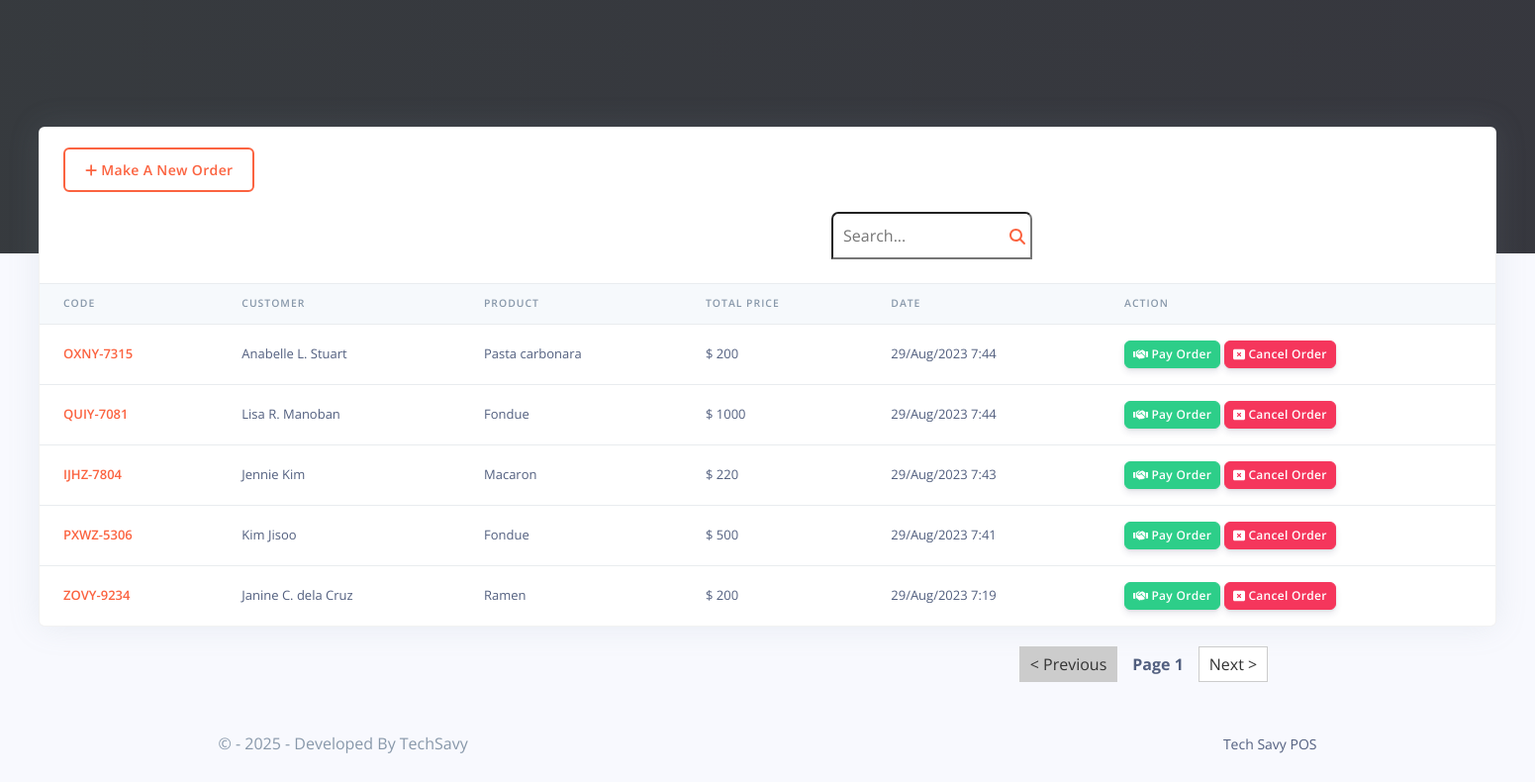
Page /admin/payments.php (signed in) on the committed database.
### tables this page shows
CREATE TABLE `rpos_orders` (
  `order_id` varchar(200) NOT NULL,
  `order_code` varchar(200) NOT NULL,
  `customer_id` varchar(200) NOT NULL,
  `customer_name` varchar(200) NOT NULL,
  `prod_id` varchar(200) NOT NULL,
  `prod_name` varchar(200) NOT NULL,
  `prod_price` varchar(200) NOT NULL,
  `prod_qty` varchar(200) NOT NULL,
  `order_status` varchar(200) NOT NULL,
  `created_at` timestamp(6) NOT NULL DEFAULT current_timestamp(6) ON UPDATE current_timestamp(6)
);

### admin/payments.php (the view, shortened to what this page needs)
<?php
include('config/config.php');
require_once('partials/_head.php');
?>
<body>
    <div class="main-content">
        <div class="container-fluid mt--8">
            <div class="row">
                <div class="col">
                    <div class="card shadow">
                        <div class="card-header border-0">
                            <a href="orders.php" class="btn "  style="border: 2px solid #fb6340; color:#fb6340; ">
                                <i class="fas fa-plus" style="color: #fb6340"></i>
                                Make A New Order
                            </a>
                        </div>
                        <div class="table-responsive">
                        <div class="search-bar">
            <input type="text" id="searchInput" class="search-input" placeholder="Search...">
            <i class="fa-solid fa-magnifying-glass" style="position: relative; top: -35px; left: 980px; color: #fb6340;"></i></div>
                            <table class="table align-items-center table-flush">
                                <thead class="thead-light">
                                    <tr>
                                        <th scope="col">Code</th>
                                        <th scope="col">Customer</th>
                                        <th scope="col">Product</th>
                                        <th scope="col">Total Price</th>
                                        <th scope="col">Date</th>
                                        <th scope="col">Action</th>
                                    </tr>
                                </thead>
                                <tbody>
                                    <?php
                                    $ret = "SELECT * FROM  rpos_orders WHERE order_status =''  ORDER BY `rpos_orders`.`created_at` DESC  ";
                                    $stmt = $mysqli->prepare($ret);
                                    $stmt->execute();
                                    $res = $stmt->get_result();
                                    while ($order = $res->fetch_object()) {
                                        $total = ($order->prod_price * $order->prod_qty);
                                    ?>
                                        <tr>
                                            <th style="color: #fb6340;" scope="row"><?php echo $order->order_code; ?></th>
                                            <td><?php echo $order->customer_name; ?></td>
                                            <td><?php echo $order->prod_name; ?></td>
                                            <td>$ <?php echo $total; ?></td>
                                            <td><?php echo date('d/M/Y g:i', strtotime($order->created_at)); ?></td>
                                            <td>
                                                <a href="pay_order.php?order_code=<?php echo $order->order_code;?>&customer_id=<?php echo $order->customer_id;?>&order_status=Paid">
                                                    <button class="btn btn-sm btn-success">
                                                        <i class="fas fa-handshake"></i>
                                                        Pay Order
                                                    </button>
                                                </a>
                                                <a href="payments.php?cancel=<?php echo $order->order_id; ?>">
                                                    <button class="btn btn-sm btn-danger">
                                                        <i class="fas fa-window-close"></i>
                                                        Cancel Order
                                                    </button>
                                                </a>
                                            </td>
                                        </tr>
                                    <?php } ?>
                                </tbody>
                            </table>
                        </div>
                    </div>
                </div>
            </div>
            <div class="pagination" id="item-list">
      <button id="prevPageBtn">&lt; Previous</button>
      <span id="currentPage">Page 1</span>
      <button id="nextPageBtn">Next &gt;</button>
    </div>
            <?php
            require_once('partials/_footer.php');
            ?>
        </div>
    </div>
</body>
</html>

### admin/payments.php (style rules this page uses)
.pagination { display: flex; align-items: center; justify-content: center; margin-top: 20px; position: relative; left: 380px; }
.pagination button { background-color: #ffffff; color: #333; border: 1px solid #ccc; padding: 5px 10px; cursor: pointer; }
.pagination button:disabled { background-color: #ccc; cursor: not-allowed; }
#currentPage { margin: 0 15px; font-weight: bold; }

### rows in the picture
rpos_orders: order_code "OXNY-7315", customer_name "Anabelle L. Stuart", prod_name "Pasta carbonara", prod_price "200", created_at "29/Aug/2023 7:44"
rpos_orders: order_code "QUIY-7081", customer_name "Lisa R. Manoban", prod_name "Fondue", total "1000", created_at "29/Aug/2023 7:44"
rpos_orders: order_code "IJHZ-7804", customer_name "Jennie Kim", prod_name "Macaron", total "220", created_at "29/Aug/2023 7:43"
rpos_orders: order_code "PXWZ-5306", customer_name "Kim Jisoo", prod_name "Fondue", prod_price "500", created_at "29/Aug/2023 7:41"
rpos_orders: order_code "ZOVY-9234", customer_name "Janine C. dela Cruz", prod_name "Ramen", prod_price "200", created_at "29/Aug/2023 7:19"
